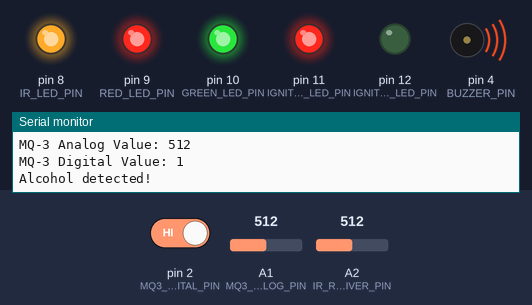
Simulated run of this sketch. Board: Arduino Uno, built with avr-gcc and run on an emulated ATmega328P. Shown: output pins drawn as LEDs (lit = HIGH), buzzer (waves = sounding, pin HIGH), the last lines printed to the serial monitor. Inputs (shaded band) come from the test bench; at power-on: A1 (MQ3_ANALOG_PIN) = 512, A2 (IR_RECEIVER_PIN) = 512, pin 2 (MQ3_DIGITAL_PIN) HIGH.

Above: at 1.2 s.
1.3 s: A1 (MQ3_ANALOG_PIN) set to 418
4.3 s: A1 (MQ3_ANALOG_PIN) set to 386
At 5.6 s:
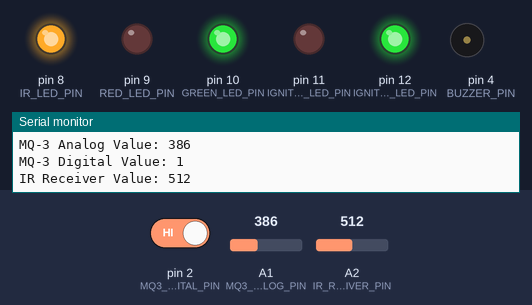
5.9 s: A2 (IR_RECEIVER_PIN) set to 983
7.4 s: A2 (IR_RECEIVER_PIN) set to 1016
At 8.1 s:
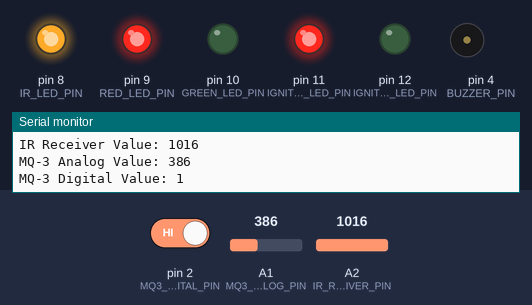
9.0 s: A2 (IR_RECEIVER_PIN) set to 990
At 9.4 s:
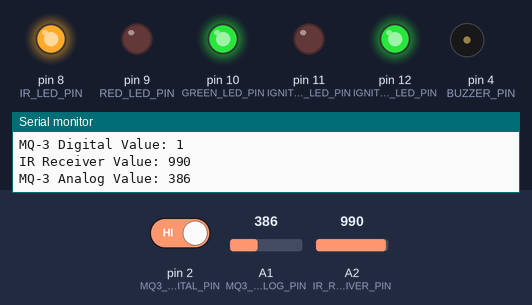
10.5 s: pin 2 (MQ3_DIGITAL_PIN) driven LOW
At 12.0 s:
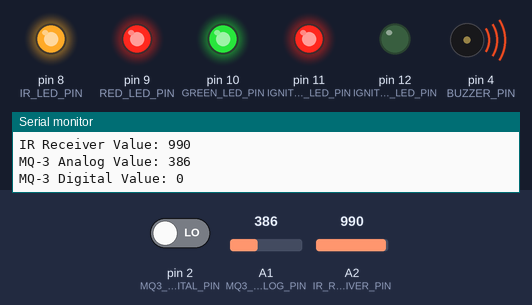
Timing chart, 0 to 13.5 s (numbered marks = the images above; inputs shaded):
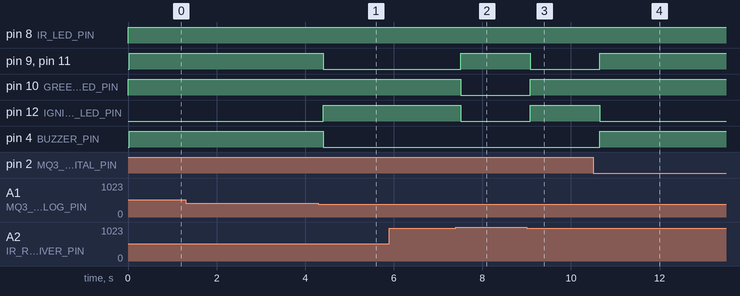

The sketch:

SmartHelmet.ino
```cpp
// Constants for sensor thresholds and pins
const int IR_THRESHOLD = 1000;  // Threshold for IR helmet detection
const int ALCOHOL_THRESHOLD = 400;  // Threshold for alcohol detection
const int IR_LED_PIN = 8;  // IR LED transmitter pin
const int IR_RECEIVER_PIN = A2;  // IR Receiver pin
const int RED_LED_PIN = 9;  // Red LED for helmet pin
const int GREEN_LED_PIN = 10;  // Green LED for helmet pin
const int IGNITION_RED_LED_PIN = 11;  // New Red LED for ignition
const int IGNITION_GREEN_LED_PIN = 12;  // New Green LED for ignition
const int MQ3_DIGITAL_PIN = 2;  // MQ-3 digital pin
const int MQ3_ANALOG_PIN = A1;  // MQ-3 analog pin
const int BUZZER_PIN = 4;  // Buzzer pin

// Timer variables for non-blocking delays
unsigned long previousMillis = 0;
const long buzzerDuration = 5000;  // Buzzer active duration in milliseconds
bool buzzerActive = false;  // Flag to track buzzer state

// Struct for sensor data
struct SensorData {
  int irReceiverValue;
  int mq3AnalogValue;
  bool mq3DigitalValue;
};

// Function prototypes
void checkHelmet(SensorData &data);
void checkAlcohol(SensorData &data);
void updateLED(int ledPin, bool state);
void triggerBuzzer(bool state);
void debugSensorData(const SensorData &data);
void handleBuzzer();

void setup() {
  // Set pin modes
  pinMode(IR_LED_PIN, OUTPUT);
  pinMode(IR_RECEIVER_PIN, INPUT);
  pinMode(RED_LED_PIN, OUTPUT);
  pinMode(GREEN_LED_PIN, OUTPUT);
  pinMode(IGNITION_RED_LED_PIN, OUTPUT);
  pinMode(IGNITION_GREEN_LED_PIN, OUTPUT);
  pinMode(MQ3_DIGITAL_PIN, INPUT);
  pinMode(MQ3_ANALOG_PIN, INPUT);
  pinMode(BUZZER_PIN, OUTPUT);

  // Start serial communication
  Serial.begin(9600);

  // Ensure all LEDs and buzzer are off at startup
  updateLED(RED_LED_PIN, LOW);
  updateLED(GREEN_LED_PIN, LOW);
  updateLED(IGNITION_RED_LED_PIN, LOW);
  updateLED(IGNITION_GREEN_LED_PIN, LOW);
  triggerBuzzer(false);
}

void loop() {
  // Sensor data struct
  SensorData data;

  // Read IR sensor value for helmet detection
  digitalWrite(IR_LED_PIN, HIGH);  // Keep IR LED on
  data.irReceiverValue = analogRead(IR_RECEIVER_PIN);

  // Read MQ-3 sensor values for alcohol detection
  data.mq3AnalogValue = analogRead(MQ3_ANALOG_PIN);
  data.mq3DigitalValue = digitalRead(MQ3_DIGITAL_PIN);

  // Debug sensor values
  debugSensorData(data);

  // Check helmet and alcohol status
  checkHelmet(data);

  // Handle buzzer timing
  handleBuzzer();
}

void checkHelmet(SensorData &data) {
  if (data.irReceiverValue < IR_THRESHOLD) {
    // Helmet detected
    updateLED(GREEN_LED_PIN, true);  // Turn on green LED for helmet
    checkAlcohol(data);  // Proceed to alcohol detection
  } else {
    // Helmet not detected
    updateLED(RED_LED_PIN, true);  // Turn on red LED for helmet
    updateLED(GREEN_LED_PIN, false);  // Ensure green LED for helmet is off
    updateLED(IGNITION_RED_LED_PIN, true);  // Turn on red LED for ignition (bike stops)
    updateLED(IGNITION_GREEN_LED_PIN, false);  // Ensure green LED for ignition is off
  }
}

void checkAlcohol(SensorData &data) {
  if (data.mq3DigitalValue == LOW || data.mq3AnalogValue > ALCOHOL_THRESHOLD) {
    // Alcohol detected, trigger buzzer and red LED
    Serial.println("Alcohol detected!");
    updateLED(RED_LED_PIN, true);
    updateLED(IGNITION_RED_LED_PIN, true);  // Ignition red LED on (bike stops)
    updateLED(IGNITION_GREEN_LED_PIN, false);  // Ignition green LED off
    triggerBuzzer(true);
    previousMillis = millis();  // Start timer for buzzer duration
    buzzerActive = true;  // Mark the buzzer as active
  } else {
    // No alcohol detected, keep green LED on and start bike (ignition green LED)
    updateLED(GREEN_LED_PIN, true);
    updateLED(RED_LED_PIN, false);
    updateLED(IGNITION_GREEN_LED_PIN, true);  // Ignition green LED on (bike starts)
    updateLED(IGNITION_RED_LED_PIN, false);  // Ignition red LED off
    triggerBuzzer(false);
    buzzerActive = false;  // Ensure buzzer is deactivated
  }
}

void updateLED(int ledPin, bool state) {
  digitalWrite(ledPin, state ? HIGH : LOW);
}

void triggerBuzzer(bool state) {
  digitalWrite(BUZZER_PIN, state ? HIGH : LOW);
}

void debugSensorData(const SensorData &data) {
  Serial.print("IR Receiver Value: ");
  Serial.println(data.irReceiverValue);
  Serial.print("MQ-3 Analog Value: ");
  Serial.println(data.mq3AnalogValue);
  Serial.print("MQ-3 Digital Value: ");
  Serial.println(data.mq3DigitalValue);
}

// Non-blocking delay for buzzer timing
void handleBuzzer() {
  if (buzzerActive) {
    unsigned long currentMillis = millis();
    if (currentMillis - previousMillis >= buzzerDuration) {
      triggerBuzzer(false);  // Turn off the buzzer after the duration
      buzzerActive = false;  // Reset the buzzer flag
    }
  }
}
```

Measured:
- the behaviour switches between 401 and 400 on A1 (MQ3_ANALOG_PIN) (found by bisection; images 0 and 1)
- the behaviour switches between 999 and 1000 on A2 (IR_RECEIVER_PIN) (found by bisection; images 1 and 2)
- after the input at 4.3 s, pin 9 (RED_LED_PIN), pin 11 (IGNITION_RED_LED_PIN), pin 4 (BUZZER_PIN): HIGH → LOW after 0.11 s; pin 12 (IGNITION_GREEN_LED_PIN): LOW → HIGH after 0.11 s
- after the input at 7.4 s, pin 9 (RED_LED_PIN), pin 11 (IGNITION_RED_LED_PIN): LOW → HIGH after 0.11 s; pin 10 (GREEN_LED_PIN), pin 12 (IGNITION_GREEN_LED_PIN): HIGH → LOW after 0.11 s
- after the input at 9.0 s, pin 9 (RED_LED_PIN), pin 11 (IGNITION_RED_LED_PIN): HIGH → LOW after 0.08 s; pin 10 (GREEN_LED_PIN), pin 12 (IGNITION_GREEN_LED_PIN): LOW → HIGH after 0.08 s
- after the input at 10.5 s, pin 9 (RED_LED_PIN), pin 11 (IGNITION_RED_LED_PIN), pin 4 (BUZZER_PIN): LOW → HIGH after 0.15 s; pin 12 (IGNITION_GREEN_LED_PIN): HIGH → LOW after 0.15 s
